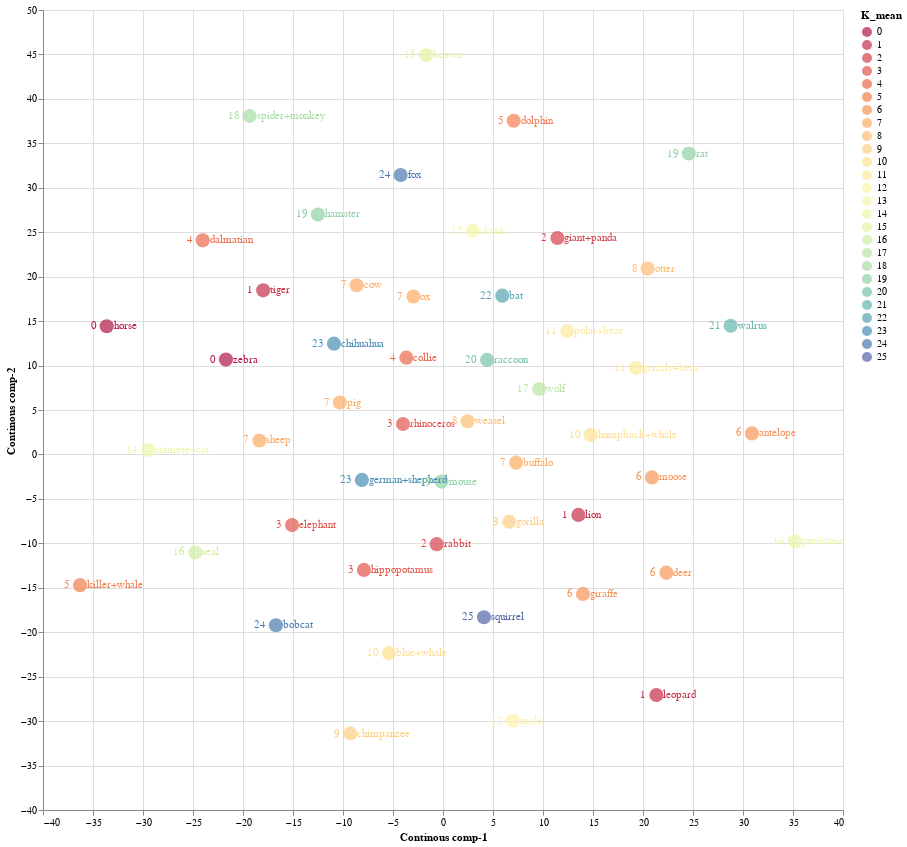

Write notebook code for a chart like this one.
### Code cell
source = tsne_continous_df1

points = alt.Chart(source).mark_circle(size=200).encode(
    x='Continous comp-1:Q',
    y='Continous comp-2:Q',
    color=alt.Color('K_mean:N', scale=alt.Scale(scheme='Spectral'))
    ).properties(
    width=800,
    height=800
)

text1 = points.mark_text(
    align='left',
    baseline='middle',
    dx=7
).encode(
    text='class:N'
)

text2 = points.mark_text(
    align='right',
    baseline='middle',
    dx=-10
).encode(
    text='K_mean:N'
)

points.interactive() + text1 + text2

### Figure 1 — Vega-Lite specification as saved in the notebook (floating-point values rounded to 4 significant figures)
{"config": {"view": {"continuousWidth": 400, "continuousHeight": 300}}, "layer": [{"mark": {"type": "circle", "size": 200}, "encoding": {"color": {"field": "K_mean", "scale": {"scheme": "Spectral"}, "type": "nominal"}, "x": {"field": "Continous comp-1", "type": "quantitative"}, "y": {"field": "Continous comp-2", "type": "quantitative"}}, "height": 800, "selection": {"selector002": {"type": "interval", "bind": "scales", "encodings": ["x", "y"]}}, "width": 800}, {"mark": {"type": "text", "align": "left", "baseline": "middle", "dx": 7}, "encoding": {"color": {"field": "K_mean", "scale": {"scheme": "Spectral"}, "type": "nominal"}, "text": {"field": "class", "type": "nominal"}, "x": {"field": "Continous comp-1", "type": "quantitative"}, "y": {"field": "Continous comp-2", "type": "quantitative"}}, "height": 800, "width": 800}, {"mark": {"type": "text", "align": "right", "baseline": "middle", "dx": -10}, "encoding": {"color": {"field": "K_mean", "scale": {"scheme": "Spectral"}, "type": "nominal"}, "text": {"field": "K_mean", "type": "nominal"}, "x": {"field": "Continous comp-1", "type": "quantitative"}, "y": {"field": "Continous comp-2", "type": "quantitative"}}, "height": 800, "width": 800}], "data": {"name": "data-ecfee5fe543037420c9b0a8d67404346"}, "$schema": "https://vega.github.io/schema/vega-lite/v4.17.0.json", "datasets": {"data-ecfee5fe543037420c9b0a8d67404346": [{"Continous comp-1": 30.89, "Continous comp-2": 2.364, "class": "antelope", "K_mean": 6}, {"Continous comp-1": 19.29, "Continous comp-2": 9.712, "class": "grizzly+bear", "K_mean": 11}, {"Continous comp-1": -36.29, "Continous comp-2": -14.71, "class": "killer+whale", "K_mean": 5}, {"Continous comp-1": -1.679, "Continous comp-2": 44.91, "class": "beaver", "K_mean": 15}, {"Continous comp-1": -24.03, "Continous comp-2": 24.09, "class": "dalmatian", "K_mean": 4}, {"Continous comp-1": 35.18, "Continous comp-2": -9.777, "class": "persian+cat", "K_mean": 14}, {"Continous comp-1": -33.63, "Continous comp-2": 14.42, "class": "horse", "K_mean": 0}, {"Continous comp-1": -8.11, "Continous comp-2": -2.869, "class": "german+shepherd", "K_mean": 23}, {"Continous comp-1": -5.398, "Continous comp-2": -22.35, "class": "blue+whale", "K_mean": 10}, {"Continous comp-1": -29.48, "Continous comp-2": 0.494, "class": "siamese+cat", "K_mean": 14}, {"Continous comp-1": 2.965, "Continous comp-2": 25.15, "class": "skunk", "K_mean": 13}, {"Continous comp-1": 6.986, "Continous comp-2": -29.94, "class": "mole", "K_mean": 12}, {"Continous comp-1": -17.98, "Continous comp-2": 18.46, "class": "tiger", "K_mean": 1}, {"Continous comp-1": -7.906, "Continous comp-2": -12.99, "class": "hippopotamus", "K_mean": 3}, {"Continous comp-1": 21.34, "Continous comp-2": -27.06, "class": "leopard", "K_mean": 1}, {"Continous comp-1": 20.89, "Continous comp-2": -2.581, "class": "moose", "K_mean": 6}, {"Continous comp-1": -19.35, "Continous comp-2": 38.07, "class": "spider+monkey", "K_mean": 18}, {"Continous comp-1": 14.76, "Continous comp-2": 2.177, "class": "humpback+whale", "K_mean": 10}, {"Continous comp-1": -15.09, "Continous comp-2": -7.946, "class": "elephant", "K_mean": 3}, {"Continous comp-1": 6.623, "Continous comp-2": -7.562, "class": "gorilla", "K_mean": 9}, {"Continous comp-1": -2.961, "Continous comp-2": 17.77, "class": "ox", "K_mean": 7}, {"Continous comp-1": -4.237, "Continous comp-2": 31.43, "class": "fox", "K_mean": 24}, {"Continous comp-1": -18.36, "Continous comp-2": 1.571, "class": "sheep", "K_mean": 7}, {"Continous comp-1": -24.77, "Continous comp-2": -11.03, "class": "seal", "K_mean": 16}, {"Continous comp-1": -9.282, "Continous comp-2": -31.4, "class": "chimpanzee", "K_mean": 9}, {"Continous comp-1": -12.51, "Continous comp-2": 27.0, "class": "hamster", "K_mean": 19}, {"Continous comp-1": 4.097, "Continous comp-2": -18.31, "class": "squirrel", "K_mean": 25}, {"Continous comp-1": -4.0, "Continous comp-2": 3.423, "class": "rhinoceros", "K_mean": 3}, {"Continous comp-1": -0.6298, "Continous comp-2": -10.09, "class": "rabbit", "K_mean": 2}, {"Continous comp-1": 5.929, "Continous comp-2": 17.86, "class": "bat", "K_mean": 22}, {"Continous comp-1": 14.0, "Continous comp-2": -15.69, "class": "giraffe", "K_mean": 6}, {"Continous comp-1": 9.61, "Continous comp-2": 7.368, "class": "wolf", "K_mean": 17}, {"Continous comp-1": -10.9, "Continous comp-2": 12.46, "class": "chihuahua", "K_mean": 23}, {"Continous comp-1": 24.58, "Continous comp-2": 33.86, "class": "rat", "K_mean": 19}, {"Continous comp-1": 2.457, "Continous comp-2": 3.74, "class": "weasel", "K_mean": 8}, {"Continous comp-1": 20.46, "Continous comp-2": 20.91, "class": "otter", "K_mean": 8}, {"Continous comp-1": 7.305, "Continous comp-2": -0.9252, "class": "buffalo", "K_mean": 7}, {"Continous comp-1": -21.7, "Continous comp-2": 10.67, "class": "zebra", "K_mean": 0}, {"Continous comp-1": 11.44, "Continous comp-2": 24.35, "class": "giant+panda", "K_mean": 2}, {"Continous comp-1": 22.34, "Continous comp-2": -13.3, "class": "deer", "K_mean": 6}, {"Continous comp-1": -16.71, "Continous comp-2": -19.22, "class": "bobcat", "K_mean": 24}, {"Continous comp-1": -10.33, "Continous comp-2": 5.841, "class": "pig", "K_mean": 7}, {"Continous comp-1": 13.54, "Continous comp-2": -6.806, "class": "lion", "K_mean": 1}, {"Continous comp-1": -0.1445, "Continous comp-2": -3.051, "class": "mouse", "K_mean": 19}, {"Continous comp-1": 12.42, "Continous comp-2": 13.88, "class": "polar+bear", "K_mean": 11}, {"Continous comp-1": -3.667, "Continous comp-2": 10.89, "class": "collie", "K_mean": 4}, {"Continous comp-1": 28.77, "Continous comp-2": 14.48, "class": "walrus", "K_mean": 21}, {"Continous comp-1": 4.405, "Continous comp-2": 10.64, "class": "raccoon", "K_mean": 20}, {"Continous comp-1": -8.635, "Continous comp-2": 19.03, "class": "cow", "K_mean": 7}, {"Continous comp-1": 7.069, "Continous comp-2": 37.54, "class": "dolphin", "K_mean": 5}]}}
